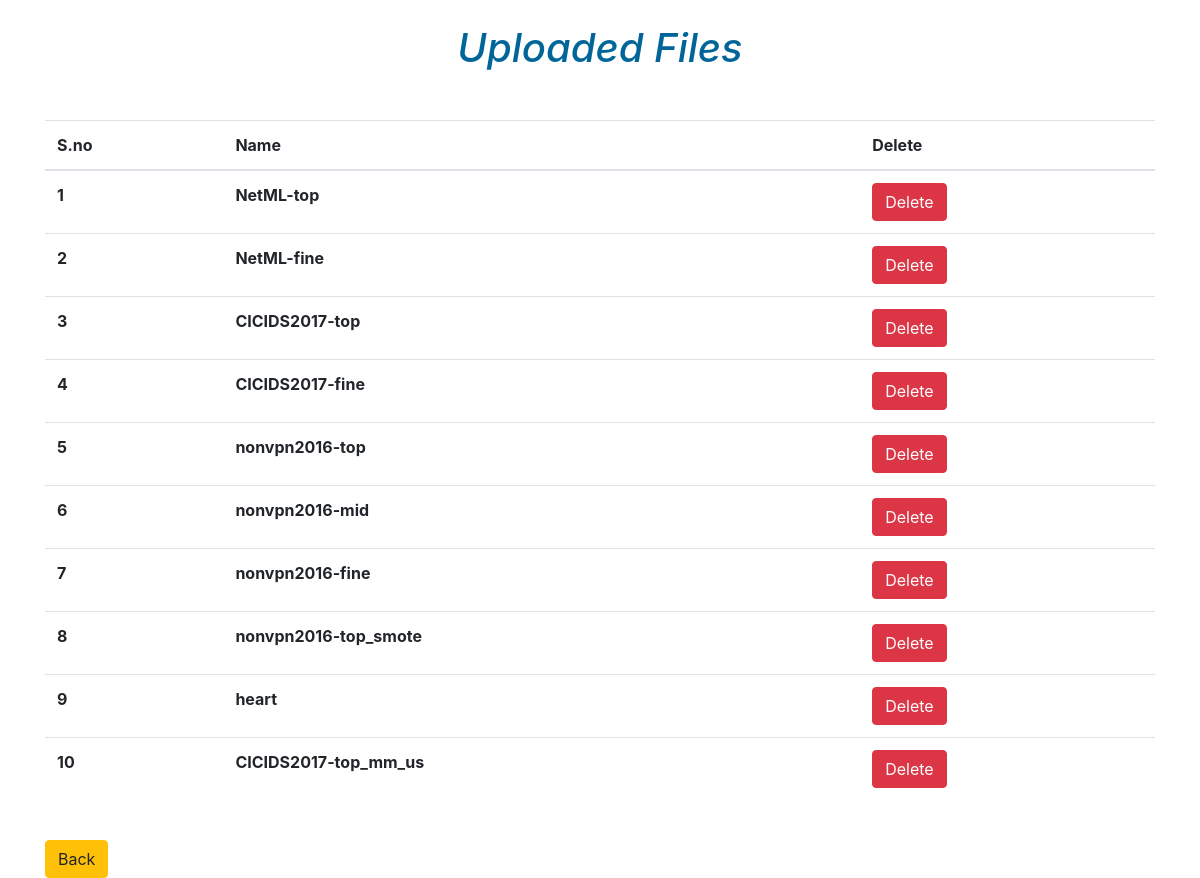
/view, run on the app's committed database.
### NetMDApp/models.py (models this page shows, shortened)
class file_upload(models.Model):
    ids = models.AutoField(primary_key=True)
    file_name = models.CharField(max_length=255)
    my_file = models.FileField(upload_to='')

### NetMDApp/views.py (the view)
# urls.py: path('view', views.show_file, name='view'),
def show_file(request):
    all_data = file_upload.objects.all()
    context = {
        'data': all_data
    }
    return render(request, 'view.html', context)

### templates/view.html (shortened to what this page needs)
<!DOCTYPE html>
<html lang="en">
<head>
     <link rel="stylesheet" href="https://maxcdn.bootstrapcdn.com/bootstrap/4.0.0/css/bootstrap.min.css">
</head>
<body>
<br>
<font color="#006699">
 <h1><i><p style="text-align:center">Uploaded Files</p></i></h1>
 </font>
<div class="container mt-5">
    <div class="row">
        <div class="col-12">
            <table class="table">
  <thead>
    <tr>
      <th>S.no</th>
      <th>Name</th>
        <th>Delete</th>
    </tr>
  </thead>
  <tbody>
  {% for d in data  %}
    <tr>
        <th>{{ forloop.counter }}</th>
        <th>{{ d.file_name }}</th>
        <th><a href="{% url 'file_delete' id=d.ids %}" class="btn btn-danger" role="button">Delete</a></th>
    </tr>
{% endfor %}
  </tbody>
</table>
        </div>
    </div>
<br>
<a href="/ingestion" class="btn btn-warning" role="button">Back</a>
</div>
</body>
</html>

### data on the page
file_upload: file_name "NetML-top"
file_upload: file_name "NetML-fine"
file_upload: file_name "CICIDS2017-top"
file_upload: file_name "CICIDS2017-fine"
file_upload: file_name "nonvpn2016-top"
file_upload: file_name "nonvpn2016-mid"
file_upload: file_name "nonvpn2016-fine"
file_upload: file_name "nonvpn2016-top_smote"
file_upload: file_name "heart"
file_upload: file_name "CICIDS2017-top_mm_us"
